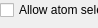
          <widget class="QWidget" name="page_6">
           <property name="geometry">
            <rect>
             <x>0</x>
             <y>0</y>
             <width>98</width>
             <height>28</height>
            </rect>
           </property>
           <attribute name="label">
            <string>View</string>
           </attribute>
           <widget class="QCheckBox" name="FormSettingsViewCheckAtomSelection">
            <property name="geometry">
             <rect>
              <x>0</x>
              <y>0</y>
              <width>191</width>
              <height>20</height>
             </rect>
            </property>
            <property name="text">
             <string>Allow atom selection</string>
            </property>
           </widget>
           <widget class="QCheckBox" name="FormSettingsViewCheckShowBox">
            <property name="geometry">
             <rect>
              <x>0</x>
              <y>30</y>
              <width>191</width>
              <height>20</height>
             </rect>
            </property>
            <property name="text">
             <string>Show box</string>
            </property>
           </widget>
           <widget class="QCheckBox" name="FormSettingsViewCheckShowBonds">
            <property name="geometry">
             <rect>
              <x>0</x>
              <y>60</y>
              <width>191</width>
              <height>20</height>
             </rect>
            </property>
            <property name="text">
             <string>Show bonds</string>
            </property>
           </widget>
           <widget class="QSpinBox" name="FormSettingsViewSpinBondWidth">
            <property name="geometry">
             <rect>
              <x>240</x>
              <y>50</y>
              <width>126</width>
              <height>42</height>
             </rect>
            </property>
            <property name="value">
             <number>20</number>
            </property>
           </widget>
           <widget class="QLabel" name="label_22">
            <property name="geometry">
             <rect>
              <x>170</x>
              <y>60</y>
              <width>67</width>
              <height>19</height>
             </rect>
            </property>
            <property name="text">
             <string>Width</string>
            </property>
           </widget>
           <widget class="QCheckBox" name="FormSettingsViewCheckShowAxes">
            <property name="geometry">
             <rect>
              <x>0</x>
              <y>90</y>
              <width>191</width>
              <height>20</height>
             </rect>
            </property>
            <property name="text">
             <string>Show axes</string>
            </property>
           </widget>
          </widget>
